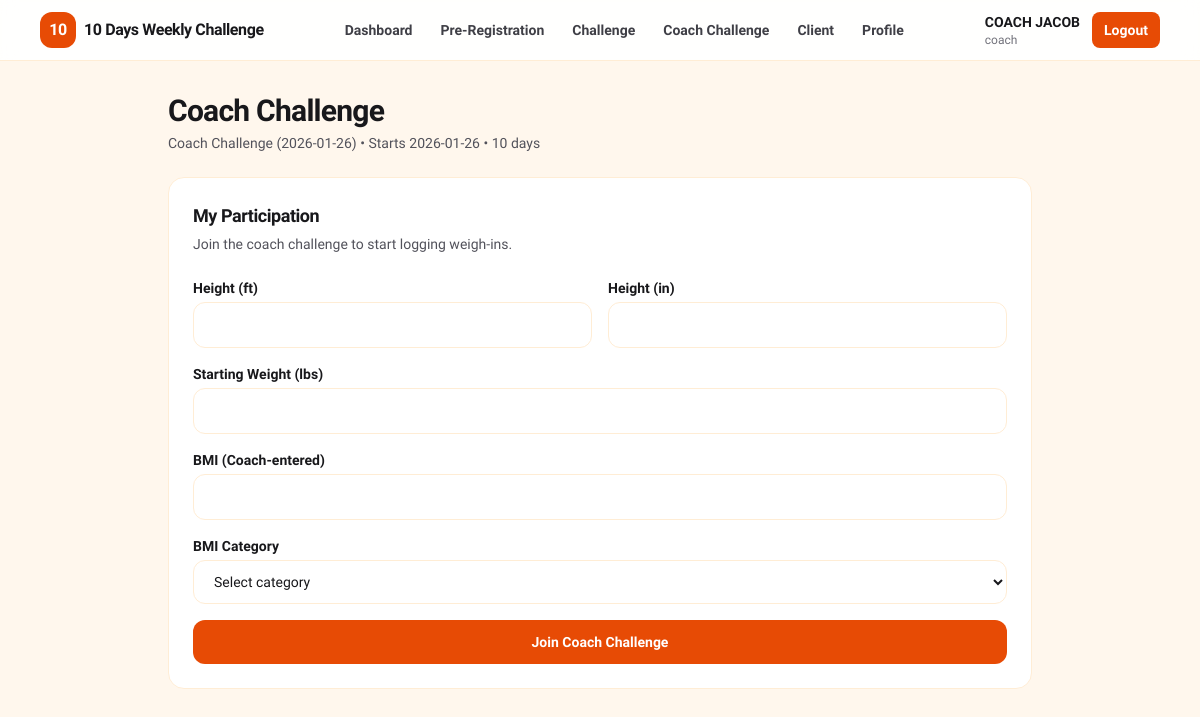
The app's page /coach/coach_challenge.php (signed in) with its own data.
### tables this page shows
CREATE TABLE IF NOT EXISTS users (
  id INT UNSIGNED NOT NULL AUTO_INCREMENT,
  name VARCHAR(100) NOT NULL,
  email VARCHAR(190) NOT NULL,
  role ENUM('coach','admin') NOT NULL,
  password_hash VARCHAR(255) NOT NULL,
  is_active TINYINT(1) NOT NULL DEFAULT 1,
  created_at TIMESTAMP NOT NULL DEFAULT CURRENT_TIMESTAMP,
  updated_at TIMESTAMP NOT NULL DEFAULT CURRENT_TIMESTAMP ON UPDATE CURRENT_TIMESTAMP,
  PRIMARY KEY (id),
  UNIQUE KEY uniq_users_email (email)
);

CREATE TABLE IF NOT EXISTS coach_challenges (
  id INT UNSIGNED NOT NULL AUTO_INCREMENT,
  name VARCHAR(100) NOT NULL,
  start_date DATE NOT NULL,
  duration_days TINYINT UNSIGNED NOT NULL DEFAULT 10,
  status ENUM('active','completed') NOT NULL DEFAULT 'active',
  created_at TIMESTAMP NOT NULL DEFAULT CURRENT_TIMESTAMP,
  updated_at TIMESTAMP NOT NULL DEFAULT CURRENT_TIMESTAMP ON UPDATE CURRENT_TIMESTAMP,
  PRIMARY KEY (id),
  KEY idx_coach_challenges_status_start (status, start_date)
);

### coach/coach_challenge.php (the view, shortened to what the rows shown need)
<?php
function get_active_coach_challenge()
{
    $row = null;
    try {
        $stmt = db()->query("SELECT * FROM coach_challenges WHERE status = 'active' ORDER BY start_date DESC, id DESC LIMIT 1");
        $row = $stmt->fetch();
    } catch (Throwable $e) {
        $row = null;
    }
    if ($row) {
        return $row;
    }
    $stmt = db()->query("SELECT * FROM coach_challenges WHERE status = 'active' ORDER BY id DESC LIMIT 1");
    return $stmt->fetch();
}
$challenge = get_active_coach_challenge();
require __DIR__ . '/../partials/layout_top.php';
require __DIR__ . '/../partials/nav.php';
?>
<main class="mx-auto max-w-4xl px-4 py-8">
    <div class="mb-6">
        <h1 class="text-3xl font-extrabold tracking-tight">Coach Challenge</h1>
        <p class="mt-1 text-sm text-zinc-600"><?= h((string) $challenge['name']) ?> • Starts <?= h((string) $challenge['start_date']) ?> • <?= h((string) $challenge['duration_days']) ?> days</p>
    </div>
</main>
<?php require __DIR__ . '/../partials/layout_bottom.php'; ?>

### partials/nav.php (shortened to what the rows shown need)
<?php
$user = auth_user();
$role = $user ? $user['role'] : null;
$nav = [];
if ($role === 'coach') {
    $nav = [
        ['Dashboard', url('/coach/dashboard.php')],
        ['Pre-Registration', url('/coach/pre_registration.php')],
        ['Challenge', url('/coach/challenge.php')],
        ['Coach Challenge', url('/coach/coach_challenge.php')],
        ['Client', url('/coach/clients.php')],
        ['Profile', url('/coach/profile.php')],
    ];
}
?>
<?php if ($role === 'admin' && $user): ?>
    <div class="min-h-screen bg-orange-50">
        <div class="flex min-h-screen">
            <aside class="sticky top-0 hidden h-screen w-72 shrink-0 overflow-y-auto border-r border-orange-100 bg-white lg:flex lg:flex-col">
                <div class="flex items-center gap-2 px-6 py-5">
                    <a href="<?= h(url('/index.php')) ?>" class="flex items-center gap-2 font-extrabold tracking-tight">
                        <span class="inline-flex h-9 w-9 items-center justify-center rounded-xl bg-molten text-white">10</span>
                        <span>Admin Panel</span>
                    </a>
                </div>
                <div class="px-6 pb-4">
                    <div class="text-sm font-semibold text-zinc-800"><?= h($user['name']) ?></div>
                    <div class="text-xs text-zinc-500"><?= h($user['email']) ?></div>
                </div>
                <nav class="flex-1 px-3 pb-6">
                    <?php foreach ($nav as $item): ?>
                        <a href="<?= h($item[1]) ?>" class="mb-1 block rounded-xl px-4 py-3 text-sm font-semibold text-zinc-700 hover:bg-orange-50 hover:text-molten">
                            <?= h($item[0]) ?>
                        </a>
                    <?php endforeach; ?>
                </nav>
                <div class="border-t border-orange-100 p-4">
                    <a href="<?= h(url('/auth/logout.php')) ?>" class="block rounded-xl bg-molten px-4 py-3 text-center text-sm font-extrabold text-white hover:bg-pumpkin">Logout</a>
                </div>
            </aside>
            <div class="flex min-w-0 flex-1 flex-col">
                <header class="sticky top-0 z-50 border-b border-orange-100 bg-white/90 backdrop-blur">
                    <div class="mx-auto flex max-w-6xl items-center justify-between gap-4 px-4 py-3">
                        <div class="flex items-center gap-3">
                            <a href="<?= h(url('/index.php')) ?>" class="flex items-center gap-2 font-extrabold tracking-tight lg:hidden">
                                <span class="inline-flex h-9 w-9 items-center justify-center rounded-xl bg-molten text-white">10</span>
                                <span class="hidden sm:inline">Admin Panel</span>
                            </a>
                            <div class="hidden sm:flex flex-col leading-tight">
                                <span class="text-sm font-semibold"><?= h($user['name']) ?></span>
                                <span class="text-xs text-zinc-500"><?= h($user['role']) ?></span>
                            </div>
                        </div>
                        <a href="<?= h(url('/auth/logout.php')) ?>" class="rounded-lg bg-molten px-3 py-2 text-sm font-semibold text-white hover:bg-pumpkin lg:hidden">Logout</a>
                    </div>
                    <nav class="lg:hidden border-t border-orange-100 bg-white">
                        <div class="mx-auto flex max-w-6xl gap-1 overflow-x-auto px-2 py-2">
                            <?php foreach ($nav as $item): ?>
                                <a href="<?= h($item[1]) ?>" class="whitespace-nowrap rounded-lg px-3 py-2 text-sm font-semibold text-zinc-700 hover:bg-orange-50 hover:text-molten">
                                    <?= h($item[0]) ?>
                                </a>
                            <?php endforeach; ?>
                        </div>
                    </nav>
                </header>
                <div class="flex-1">
<?php else: ?>
    <header class="sticky top-0 z-50 border-b border-orange-100 bg-white/90 backdrop-blur">
        <div class="mx-auto flex max-w-6xl items-center justify-between gap-4 px-4 py-3">
            <div class="flex items-center gap-3">
                <?php if ($user): ?>
                    <div class="hidden sm:flex flex-col leading-tight">
                        <span class="text-sm font-semibold"><?= h($user['name']) ?></span>
                        <span class="text-xs text-zinc-500"><?= h($user['role']) ?></span>
                    </div>
                    <a href="<?= h(url('/auth/logout.php')) ?>" class="rounded-lg bg-molten px-3 py-2 text-sm font-semibold text-white hover:bg-pumpkin">Logout</a>
                <?php endif; ?>
            </div>
        </div>
    </header>
<?php endif; ?>

### records on screen
users: name "COACH JACOB", role "coach"
coach_challenges: name "Coach Challenge (2026-01-26)", start_date "2026-01-26", duration_days "10"

### other values on screen
$item[0] "Dashboard"
$item[0] "Pre-Registration"
$item[0] "Challenge"
$item[0] "Coach Challenge"
$item[0] "Client"
$item[0] "Profile"
